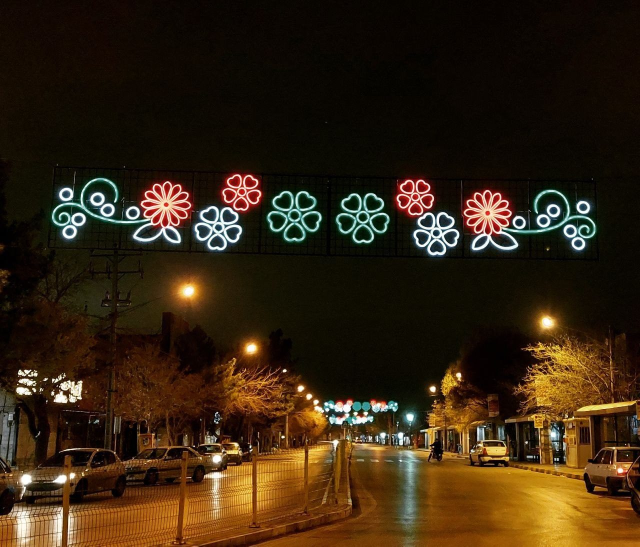
#> input picture seed_assets/works/garland-01.jpg, 1280 x 1093 px (shown at 1/2 size)
$ python -i image_pipeline.py   (imports and definitions only)
#> lines starting #> are read from the running program, lines starting #| are printed output that depends on the picture
"""
Real image optimization pipeline (spec sections 36/45/50/78/16 — image
optimization / WebP / thumbnails / responsive images / N+1-safe media).

Given an uploaded image, produces:
  - a WebP copy at full resolution (usually 25-50% smaller than JPEG/PNG)
  - a small WebP thumbnail (for list/grid views, gallery previews, admin
    previews) capped at THUMBNAIL_MAX_WIDTH
  - a medium WebP variant capped at MEDIUM_MAX_WIDTH (for card/grid images
    on the public site, so a 4000px project photo is never shipped to a
    320px mobile card)

This module has NO Django import — it operates on raw bytes/file paths, so
it is independently testable (and IS tested — see
scripts/test_image_pipeline.py, which actually runs in this sandbox because
Pillow is available here even though Django is not). It is wired into
Django via apps/core/signals.py, which calls this on post_save for every
model with an image field that should get variants.

DESIGN NOTE (fixed during Phase 6 regression audit): the file-based and
bytes-based entry points used to each reimplement orientation-fix +
mode-conversion independently, and had drifted out of sync (the bytes path
unconditionally flattened RGBA to RGB, silently destroying transparency,
while the file path preserved it). Both entry points now share the exact
same `_normalize()` + `_build_variant_images()` core, so there is exactly
one place that decides how a source image is prepared — no more risk of
the two paths disagreeing.
"""
from __future__ import annotations

import os
from dataclasses import dataclass
from io import BytesIO

from PIL import Image, ImageOps

THUMBNAIL_MAX_WIDTH = 480
MEDIUM_MAX_WIDTH = 1200
WEBP_QUALITY = 82


@dataclass
class ImageVariants:
    original_path: str
    webp_full_path: str
    webp_medium_path: str
    webp_thumb_path: str


def variant_path(original_path: str, suffix: str) -> str:
    root, _ext = os.path.splitext(original_path)
    return f"{root}{suffix}.webp"


def _resize_to_max_width(img: Image.Image, max_width: int) -> Image.Image:
    if img.width <= max_width:
        return img
    ratio = max_width / float(img.width)
    new_height = max(1, int(img.height * ratio))
    return img.resize((max_width, new_height), Image.LANCZOS)


def _normalize(img: Image.Image) -> Image.Image:
    """
    Single source of truth for orientation + color-mode handling, shared by
    both entry points below. KNOWN LIMITATION (documented, not silently
    hidden): CMYK and other exotic modes are converted straight to RGB by
    Pillow without ICC-aware color management, which can shift colors
    slightly. This is acceptable for web delivery of real photographs
    (CMYK is a print-workflow artifact almost never produced by a camera or
    phone) and deliberately not over-engineered with a color-management
    library for a case this project is unlikely to hit.
    """
    img = ImageOps.exif_transpose(img)  # fix phone-camera rotation
    if img.mode in ("RGBA", "P", "LA"):
        img = img.convert("RGBA")  # preserves transparency, including palette-with-alpha
    else:
        img = img.convert("RGB")
    return img


def _build_variant_images(img: Image.Image) -> dict:
    return {
        "full": img,
        "medium": _resize_to_max_width(img, MEDIUM_MAX_WIDTH),
        "thumb": _resize_to_max_width(img, THUMBNAIL_MAX_WIDTH),
    }


def generate_image_variants(original_path: str) -> ImageVariants:
    """
    Reads the image at original_path, writes three WebP derivatives next to
    it (full-res WebP, a <=1200px "medium" WebP, a <=480px "thumb" WebP),
    and returns their paths. Safe to call again (overwrites, does not
    duplicate).
    """
#> called with original_path = '../../seed_assets/works/garland-01.jpg'
    with Image.open(original_path) as raw:
#> raw is the input picture: PIL image 1280x1093 RGB; mean R, G, B 53.1, 36.6, 17.5
        img = _normalize(raw)
        variants = _build_variant_images(img)
#> in _resize_to_max_width, `return img.resize((max_width, new_height), Image.LANCZOS)`:
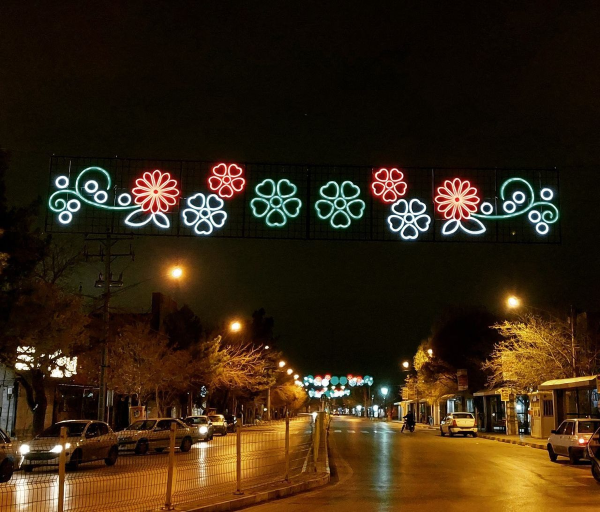
#> returned value: PIL image 1200x1024 RGB (shown at 1/2 size); mean R, G, B 53.1, 36.6, 17.5
#> call 2 of _resize_to_max_width, with max_width = 480
#> in _resize_to_max_width (call 2), `ratio = max_width / float(img.width)`: ratio = 0.375
#> in _resize_to_max_width (call 2), `new_height = max(1, int(img.height * ratio))`: new_height = 409
#> in _resize_to_max_width (call 2), `return img.resize((max_width, new_height), Image.LANCZOS)`:
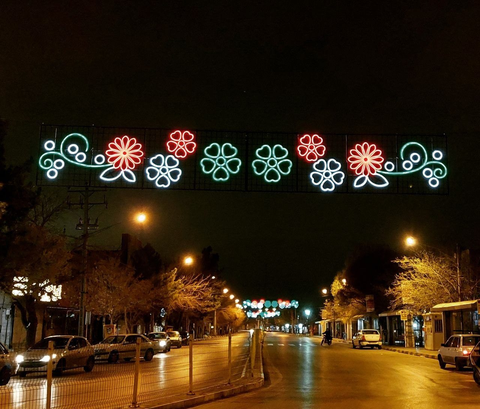
#> returned value: PIL image 480x409 RGB; mean R, G, B 53.1, 36.5, 17.5
#> variants = 3 items

        full_path = variant_path(original_path, "")
        variants["full"].save(full_path, "WEBP", quality=WEBP_QUALITY, method=6)

        medium_path = variant_path(original_path, "-medium")
        variants["medium"].save(medium_path, "WEBP", quality=WEBP_QUALITY, method=6)

        thumb_path = variant_path(original_path, "-thumb")
        variants["thumb"].save(thumb_path, "WEBP", quality=WEBP_QUALITY, method=6)

    return ImageVariants(
        original_path=original_path,
        webp_full_path=full_path,
        webp_medium_path=medium_path,
        webp_thumb_path=thumb_path,
    )


def generate_image_variants_from_bytes(data: bytes) -> dict:
    """Same pipeline, in-memory — used by the test script and by any future
    async/queue-based worker that receives bytes rather than a file path.
    Uses the exact same _normalize()/_build_variant_images() as the
    file-based path above, so behavior (including transparency handling)
    cannot silently drift between the two again."""
    with Image.open(BytesIO(data)) as raw:
        img = _normalize(raw)
        variants = _build_variant_images(img)

        outputs = {}
        for label, variant_img in variants.items():
            buf = BytesIO()
            variant_img.save(buf, "WEBP", quality=WEBP_QUALITY, method=6)
            outputs[label] = {"bytes": buf.getvalue(), "width": variant_img.width, "height": variant_img.height}
        return outputs

>>> result = generate_image_variants('../../seed_assets/works/garland-01.jpg')

$ run again, on seed_assets/works/garland-02.jpg
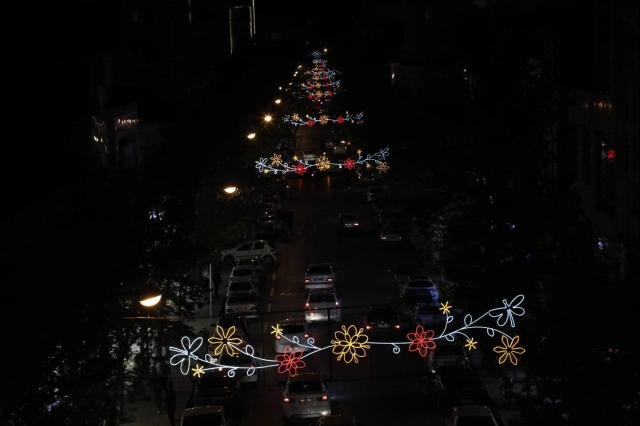
#> input picture seed_assets/works/garland-02.jpg, 1280 x 852 px (shown at 1/2 size)
#> in generate_image_variants, raw is the input picture: PIL image 1280x852 RGB; mean R, G, B 10.5, 9.2, 8.3
#> in _resize_to_max_width, `return img.resize((max_width, new_height), Image.LANCZOS)`:
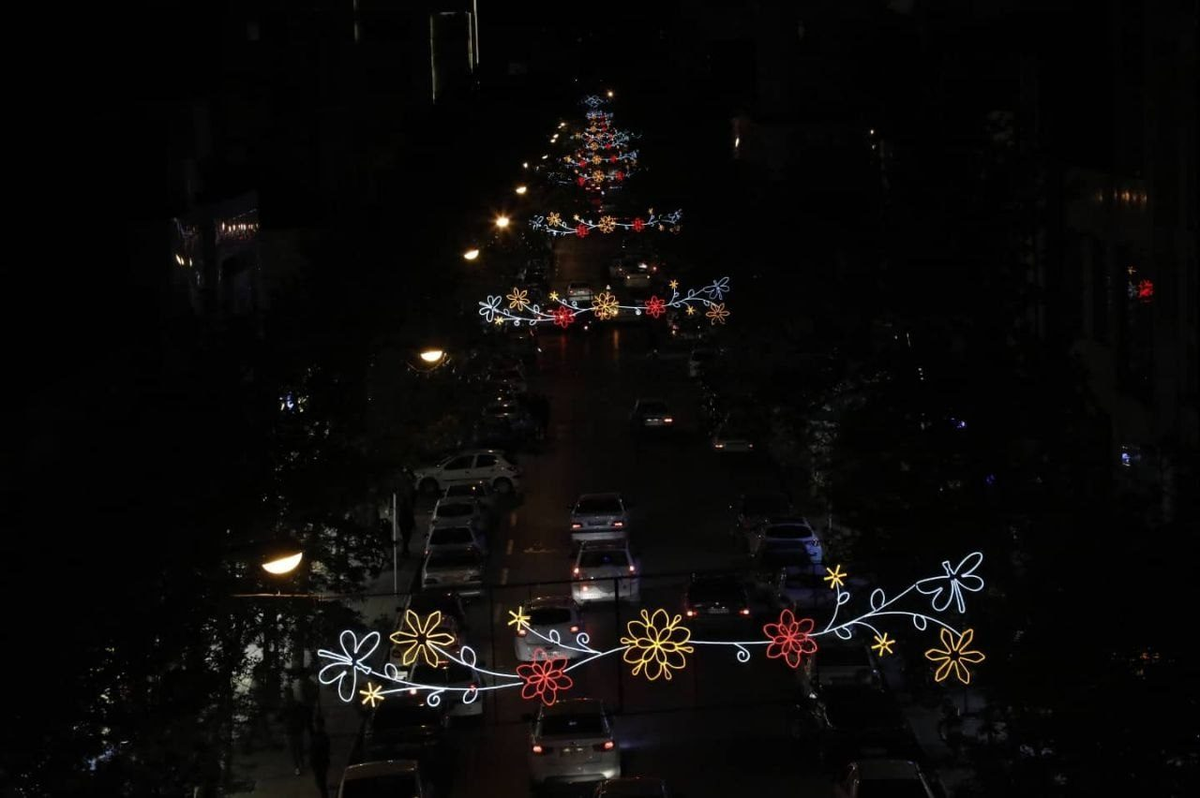
#> returned value: PIL image 1200x798 RGB; mean R, G, B 10.5, 9.2, 8.3
#> variants = 3 items

$ run again, on seed_assets/works/garland-03.jpg
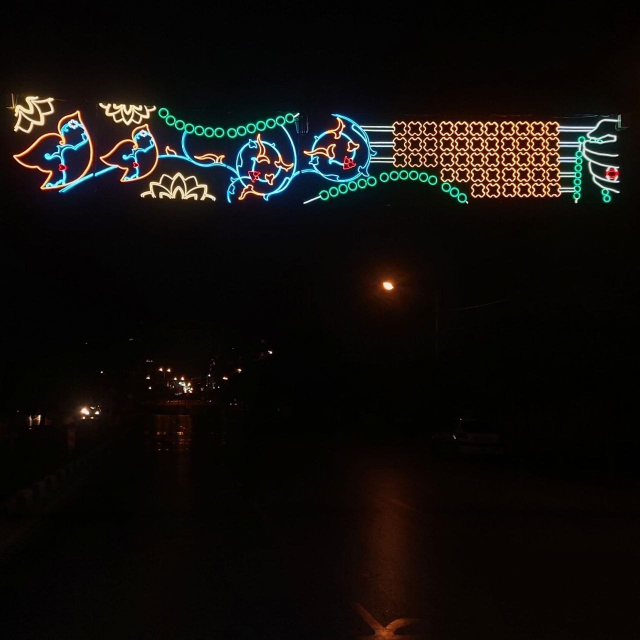
#> input picture seed_assets/works/garland-03.jpg, 1280 x 1280 px (shown at 1/2 size)
#> in generate_image_variants, raw is the input picture: PIL image 1280x1280 RGB; mean R, G, B 17.5, 14.6, 12.3
#> ratio = 0.375
#> new_height = 480
#> in _resize_to_max_width (call 2), `return img.resize((max_width, new_height), Image.LANCZOS)`:
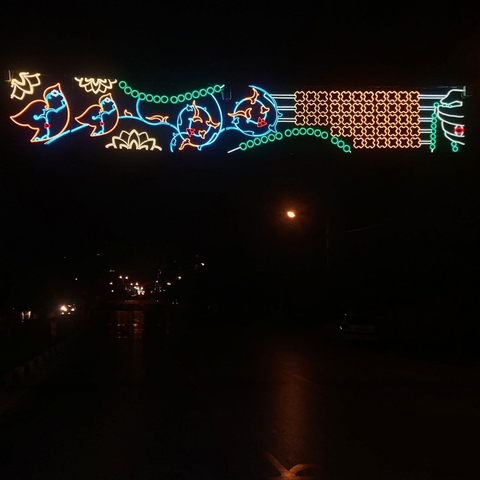
#> returned value: PIL image 480x480 RGB; mean R, G, B 17.5, 14.6, 12.3
#> variants = 3 items

$ run again, on seed_assets/works/garland-04.jpg
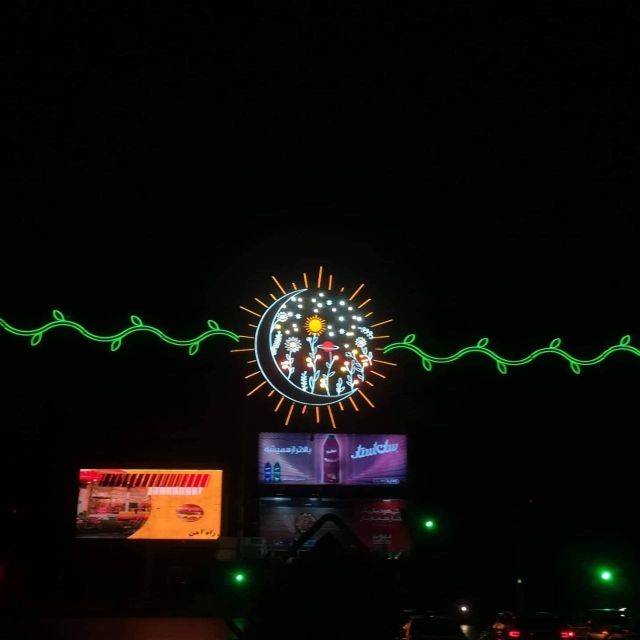
#> input picture seed_assets/works/garland-04.jpg, 1280 x 1280 px (shown at 1/2 size)
#> in generate_image_variants, raw is the input picture: PIL image 1280x1280 RGB; mean R, G, B 14.1, 12.3, 9.7
#> ratio = 0.375
#> new_height = 480
#> in _resize_to_max_width (call 2), `return img.resize((max_width, new_height), Image.LANCZOS)`:
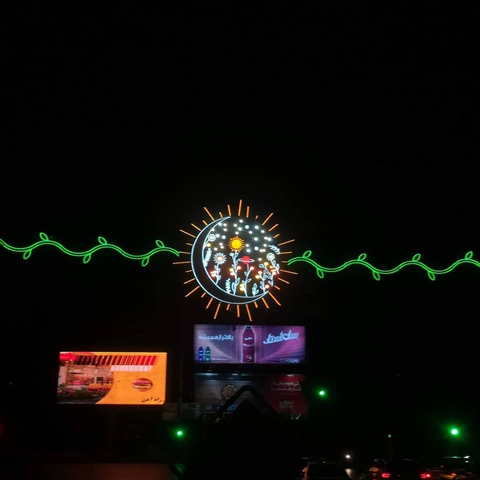
#> returned value: PIL image 480x480 RGB; mean R, G, B 14.1, 12.3, 9.7
#> variants = 3 items
